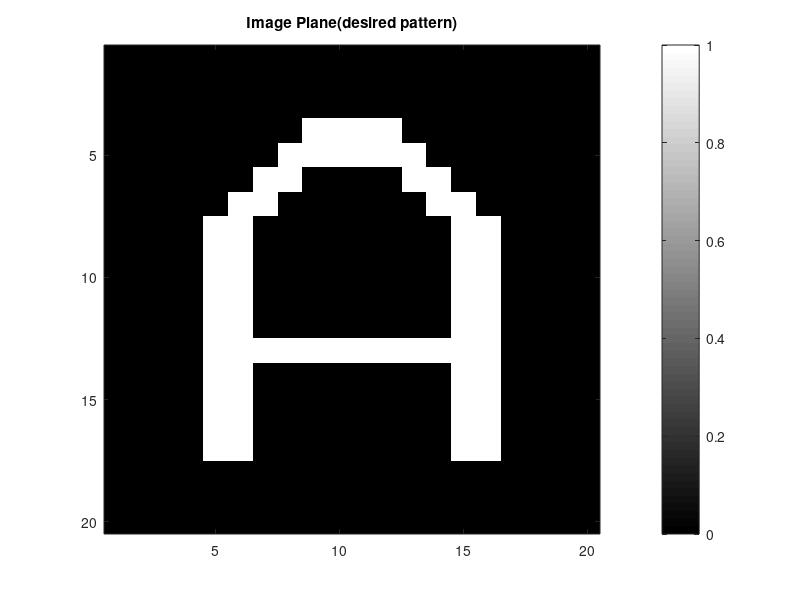

Write the MATLAB code that produced this figure. (Note: this script raises an error after producing the figure.)
clc;
clear all;
close all;

global lambda k AmpImage N M dW z;

% Data of Amplitude on the Image Plane
%20 by 20 lasers
AmpImage = [0 0 0 0 0 0 0 0 0 0 0 0 0 0 0 0 0 0 0 0
        0 0 0 0 0 0 0 0 0 0 0 0 0 0 0 0 0 0 0 0
        0 0 0 0 0 0 0 0 0 0 0 0 0 0 0 0 0 0 0 0
        0 0 0 0 0 0 0 0 1 1 1 1 0 0 0 0 0 0 0 0
        0 0 0 0 0 0 0 1 1 1 1 1 1 0 0 0 0 0 0 0
        0 0 0 0 0 0 1 1 0 0 0 0 1 1 0 0 0 0 0 0
        0 0 0 0 0 1 1 0 0 0 0 0 0 1 1 0 0 0 0 0
        0 0 0 0 1 1 0 0 0 0 0 0 0 0 1 1 0 0 0 0
        0 0 0 0 1 1 0 0 0 0 0 0 0 0 1 1 0 0 0 0
        0 0 0 0 1 1 0 0 0 0 0 0 0 0 1 1 0 0 0 0
        0 0 0 0 1 1 0 0 0 0 0 0 0 0 1 1 0 0 0 0
        0 0 0 0 1 1 0 0 0 0 0 0 0 0 1 1 0 0 0 0
        0 0 0 0 1 1 1 1 1 1 1 1 1 1 1 1 0 0 0 0
        0 0 0 0 1 1 0 0 0 0 0 0 0 0 1 1 0 0 0 0
        0 0 0 0 1 1 0 0 0 0 0 0 0 0 1 1 0 0 0 0
        0 0 0 0 1 1 0 0 0 0 0 0 0 0 1 1 0 0 0 0
        0 0 0 0 1 1 0 0 0 0 0 0 0 0 1 1 0 0 0 0
        0 0 0 0 0 0 0 0 0 0 0 0 0 0 0 0 0 0 0 0
        0 0 0 0 0 0 0 0 0 0 0 0 0 0 0 0 0 0 0 0
        0 0 0 0 0 0 0 0 0 0 0 0 0 0 0 0 0 0 0 0

        ];

PhaseImage = (rand(20, 20) - 0.5);
% AmpImage = AmpImage .* exp(1i * PhaseImage);
figure;
imagesc(abs(AmpImage));
colormap gray
colorbar
set(gcf, 'Position', [00, 00, 350, 300])
set(gca,'FontSize', 10) % Font Size
title('Image Plane(desired pattern)')

dW = 20e-6; %Spacing between elements
z = 50e-6; % Distance of Image plane from the resonator plane

lambda = 1.550e-6;
k = 2 * pi / lambda;
[N, M] = size(AmpImage); % Image plane discretization size
E_Sample = zeros(N, M); % initial an array to store sample image for calculation

E_Sample = supperposition(E_Sample);

E_Sample = normalize(E_Sample);

figure;
imagesc(abs(E_Sample), [0 1]);
colormap jet
colorbar
title('Sample Plane Amplitude')

figure;
imagesc(angle(E_Sample));
colormap jet
colorbar
title('Sample Plane Phase')

E_Sample_Intensity = (abs(E_Sample)).^2;
E_Sample_Intensity = Binarize(E_Sample_Intensity);
figure;
imagesc(E_Sample_Intensity);
colormap jet
colorbar
title('Sample Plane Intensity')

E_Sample_Phase = quantizePhase(angle(E_Sample));
% E_Sample_Phase = (angle(E_Sample));
figure;
imagesc(E_Sample_Phase);
colormap jet;
colorbar;
title('Sample Plane Quantized Phase');

E_Sample_recovered = E_Sample_Intensity .* exp(-1i * E_Sample_Phase);
E_Image_recovered = supperposition(E_Sample_recovered);
E_Image_recovered = normalize(E_Image_recovered);
figure;
imagesc(abs(E_Image_recovered), [0.1 1]);
colormap jet;
colorbar;
title('Recovered Image Plane Intensity');

function E_Sample = supperposition(E_Sample)

    [M, N] = size(E_Sample);

    for ii = 1:M

        for jj = 1:N

            E_Sample = E_Sample + Green(ii, jj);
        end

    end

end

function quantizedPhase = quantizePhase(Array)

    [M, N] = size(Array);
    quantized = [-pi, -pi / 2, 0, pi / 2, pi]; % four level quantization

    for ii = 1:M

        for jj = 1:N
            [~, idx] = min(abs(quantized - Array(ii, jj)));
            Array(ii, jj) = quantized(idx);

        end

    end

    quantizedPhase = Array;
end

function BinarizedArray = Binarize(Array)

    [M, N] = size(Array);

    for ii = 1:M

        for jj = 1:N

            if (Array(ii, jj) >= 0.25)% half amplitude
                Array(ii, jj) = 1;
            else
                Array(ii, jj) = 0;
            end

        end

    end

    BinarizedArray = Array;

end

function E_Sample = Green(coordImageX, coordImageY)

    global lambda k AmpImage N M dW z;
    [N, M] = size(AmpImage);
    amplitude = AmpImage(coordImageX, coordImageY); % inversely solved electric field at the sample plane

    SamplePlane = zeros(N, M); % electric field at sample plane.

    [coordSampleX, coordSampleY] = meshgrid((1:N) * dW, (1:M) * dW);

    for ii = 1:N

        for jj = 1:M

            distance = (((coordImageX - ii) * dW)^2 + ((coordImageY - jj) * dW)^2 + z^2)^(-0.5);
            SamplePlane(ii, jj) = amplitude * distance * exp(1i * k * distance);

        end

    end

    E_Sample = SamplePlane;
end

function normalizedIntensity = normalize(Original)
    [M, N] = size(Original);
    Emax = max(max(abs(Original)));

    for ii = 1:M

        for jj = 1:N

            Original(ii, jj) = Original(ii, jj) / Emax;

        end

    end

    normalizedIntensity = Original;
end
